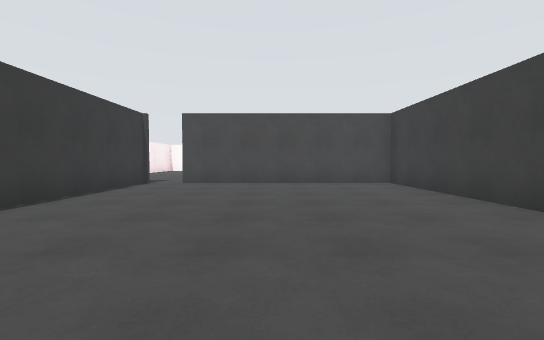
view 1 (above)

24 first-person views from a walk through a Gazebo world. The camera is 1.2 m above the floor, tilts 2° down and sees 90° across. The floor is counted in squares, 2 m on a side. Each view is taken from the middle of a square. On the plan, view 1 faces up. The plan holds only what a view shows up to about 9 squares ahead; the rest is blank. The place goes on beyond the plan. Surface patterns are stand-ins for the level's own textures.

view 2
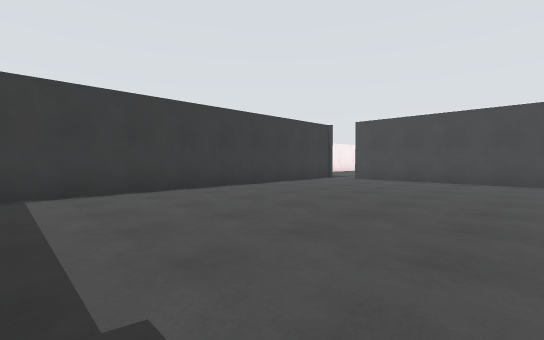

view 3
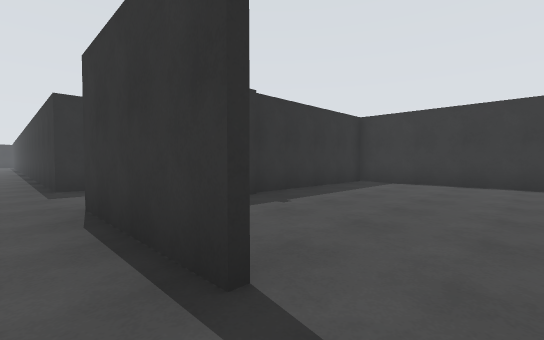

view 4
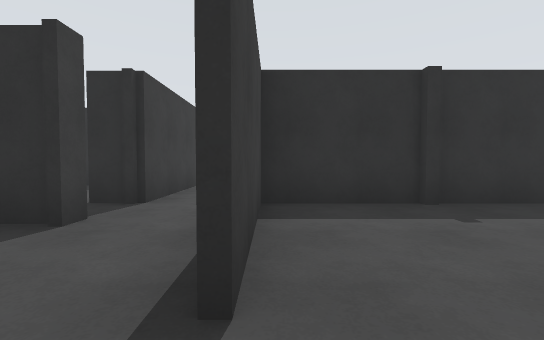

view 5
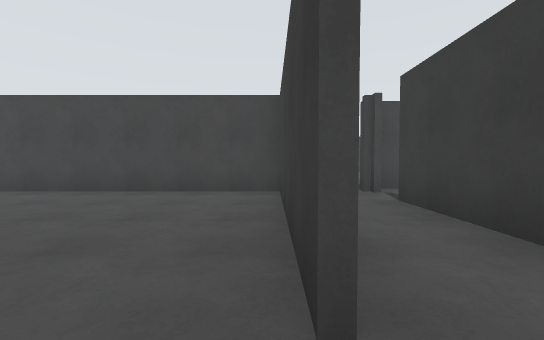

view 6
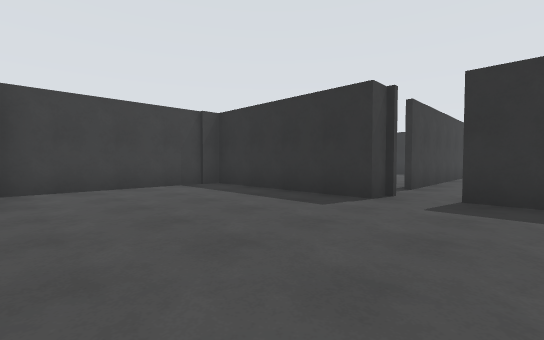

view 7
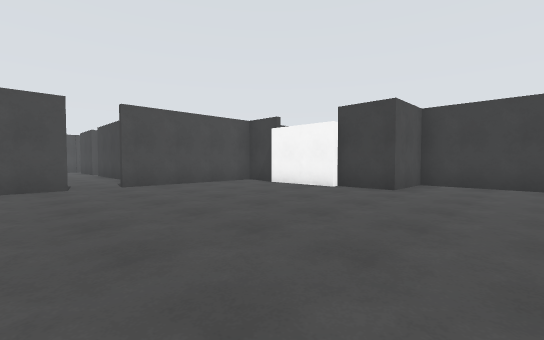

view 8
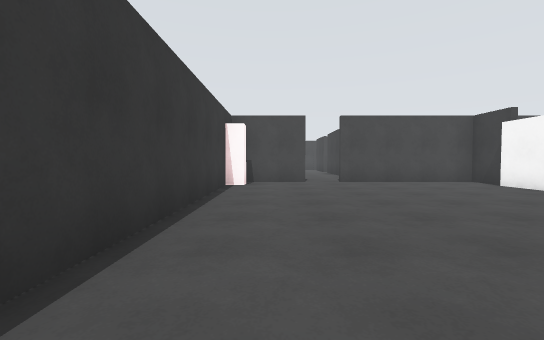

view 9
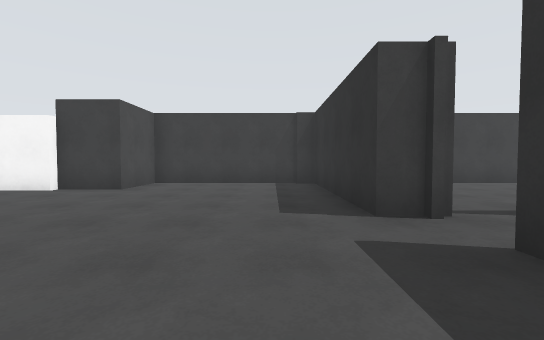

view 10
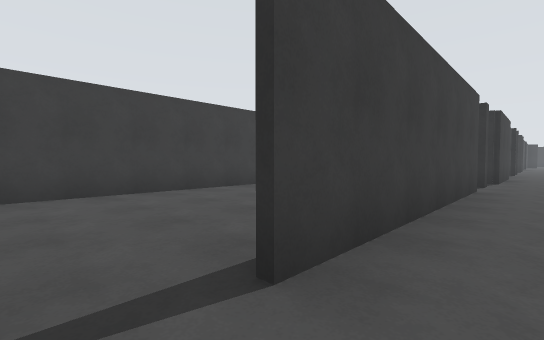

view 11
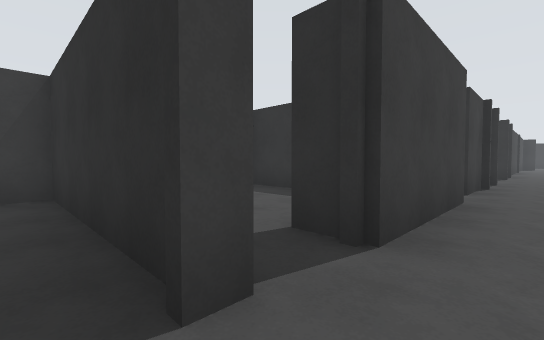

view 12
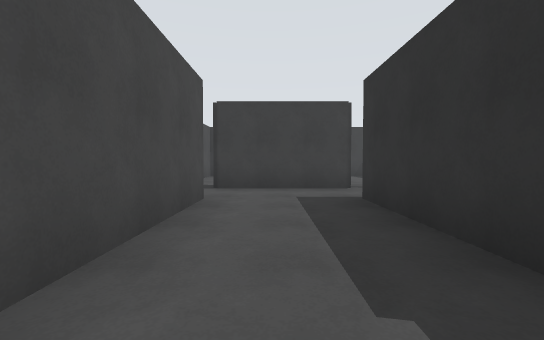

view 13
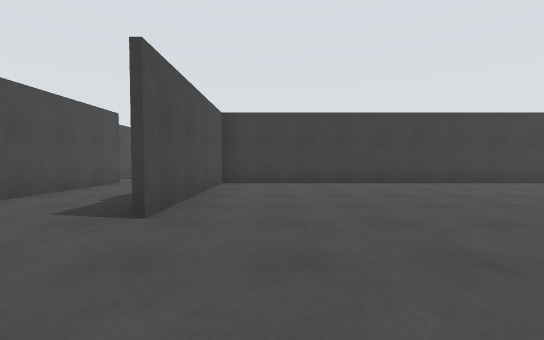

view 14
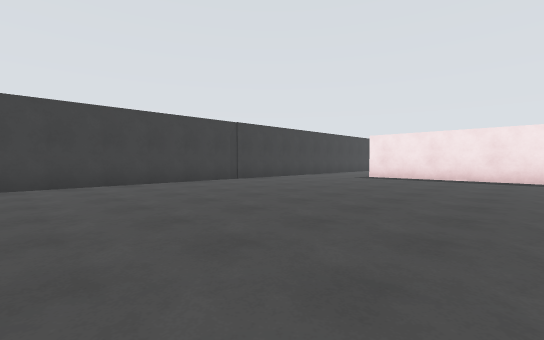

view 15
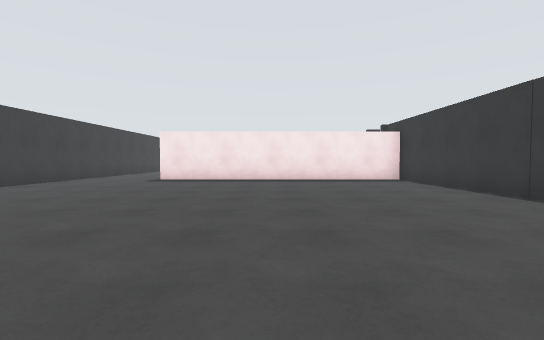

view 16
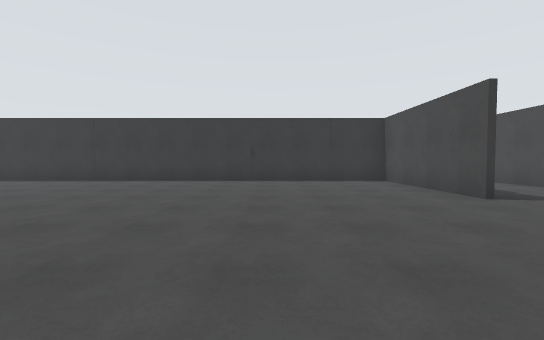

view 17
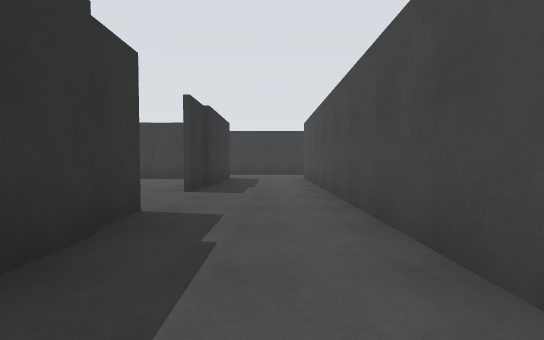

view 18
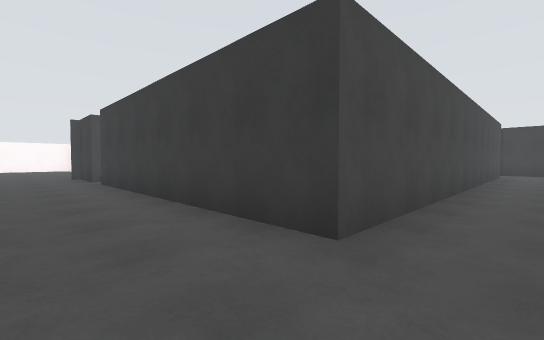

view 19
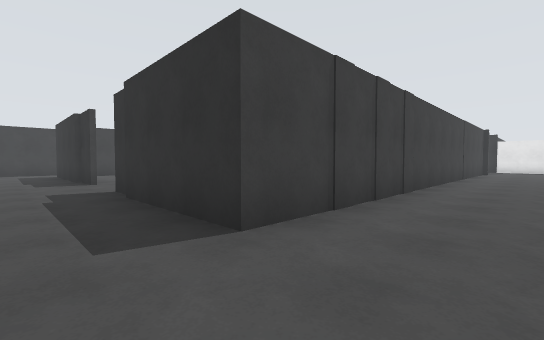

view 20
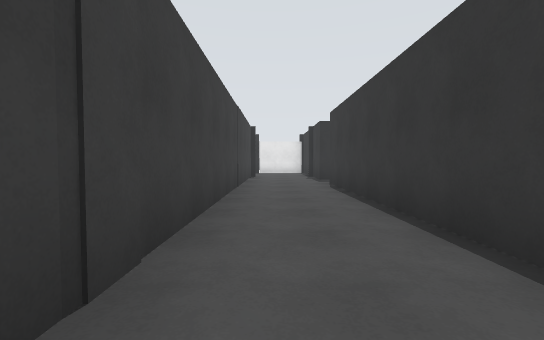

view 21
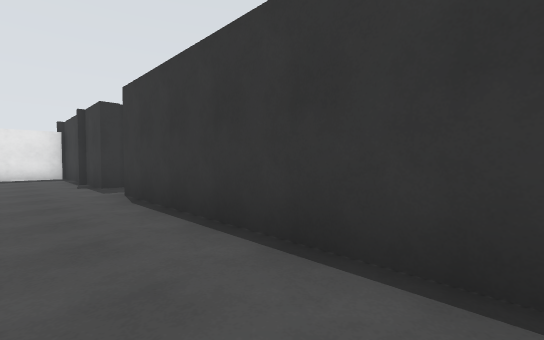

view 22
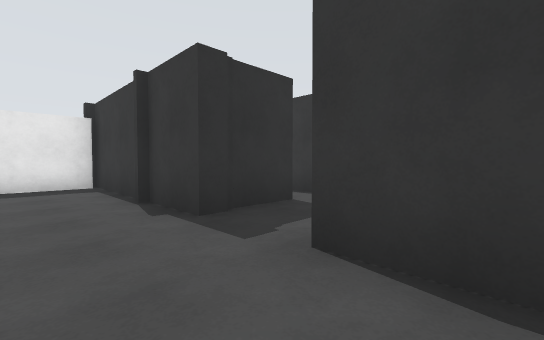

view 23
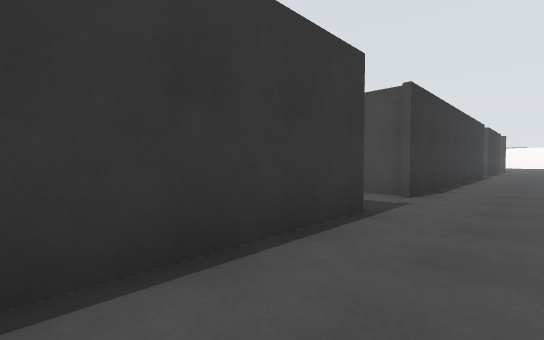

view 24
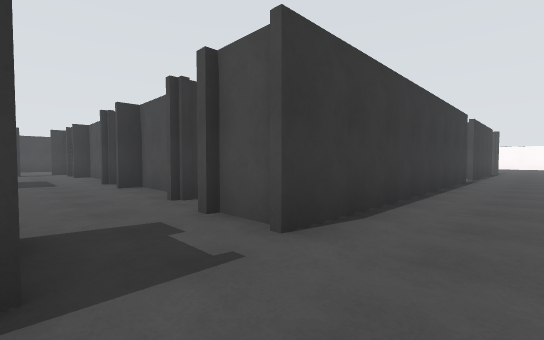

### Floor plan
Ten units are one square. View 1 is at (0, 0); x grows to the right and y downward. Boxes are objects, and circles mark ways between rooms. Rooms are numbered by the first view taken in them; rooms with no view inside come last. Other rooms are left out.
<svg viewBox="-117 -171 214 381">
<path fill="none" stroke="#000" d="M31 -29 31 -72 -24 -72M-34 -74 -34 18 31 18 31 -10M49 -70 49 -79 92 -79 92 -121 76 -121 76 -135M29 -74 39 -74M76 -156 76 -166 39 -166M30 -166 12 -166M9 -156 9 -100M33 -10 33 19M49 -4 49 -61M49 9 49 6M-31 47 -70 47 -70 175 5 175M-72 44 -31 44M31 180 31 47 -12 47M-5 19 -72 19M33 19 -5 19M49 35 49 18M-12 44 33 44M-95 62 -109 62M-95 79 -95 141M-72 19 -72 -49M-95 -11 -95 65M-112 157 -95 157 -95 201M-72 160 -72 44M-95 -32 -95 -20M-72 -56 -72 -72M92 -24 92 -71M49 6 92 6 92 -1M58 -78 52 -78M49 72 49 56M49 48 49 35M33 44 33 85"/>
<rect x="-95" y="195" width="20" height="10" fill="#bbb"><title>grey box</title></rect>
<circle cx="30" cy="-15" r="3" fill="#2a7"/>
<circle cx="40" cy="20" r="3" fill="#2a7"/>
<circle cx="50" cy="-60" r="3" fill="#2a7"/>
<circle cx="50" cy="0" r="3" fill="#2a7"/>
<circle cx="0" cy="30" r="3" fill="#2a7"/>
<circle cx="-60" cy="30" r="3" fill="#2a7"/>
<circle cx="40" cy="40" r="3" fill="#2a7"/>
<text x="0" y="-30">1</text>
<text x="50" y="-100">2</text>
<text x="-20" y="110">3</text>
<text x="20" y="30">4</text>
<text x="-90" y="70">5</text>
<text x="70" y="-30">6</text>
<text x="40" y="60">7</text>
</svg>
Room 1 opens to room 2. Room 2 opens to room 4. Room 2 opens to room 6. Room 3 opens to room 4. Room 3 opens to room 5. Room 4 opens to room 7.

Where each view was taken, in squares from view 1:
view 1: 0 up, 0 right, facing up
view 2: 1 down, 2 right, facing up-left
view 3: 2 up, 4 right, facing down-left
view 4: 2 up, 3 right, facing down
view 5: 2 up, 3 right, facing up
view 6: 12 up, 3 right, facing down-right
view 7: 10 up, 2 right, facing up-right
view 8: 9 up, 2 right, facing up
view 9: 9 up, 2 right, facing right
view 10: 7 up, 4 right, facing down-right
view 11: 0 up, 4 right, facing down-right
view 12: 3 down, 1 left, facing right
view 13: 6 down, 4 left, facing right
view 14: 8 down, 4 left, facing down-right
view 15: 9 down, 3 left, facing down
view 16: 8 down, 1 right, facing left
view 17: 3 down, 2 right, facing left
view 18: 3 down, 9 left, facing up-right
view 19: 3 down, 9 left, facing down-right
view 20: 7 down, 8 left, facing down
view 21: 9 down, 8 left, facing down-left
view 22: 13 down, 8 left, facing down-left
view 23: 11 down, 8 left, facing up-left
view 24: 8 down, 8 left, facing up-left
